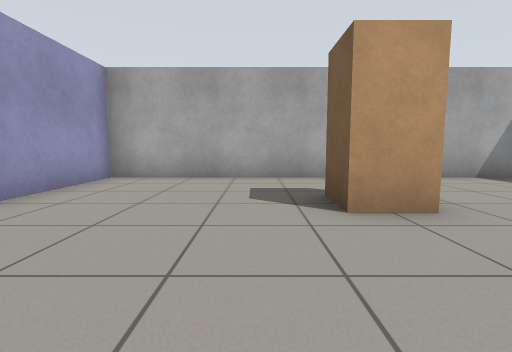
view 1 (above)

12 first-person views from a walk through a Gazebo world. The camera is 0.72 m above the floor, tilts 6° down and sees 85° across. The floor is counted in squares, 1 m on a side. Each view is taken from the middle of a square. On the plan, view 1 faces up. The plan holds only what a view shows up to about 10 squares ahead; the rest is blank.

view 2
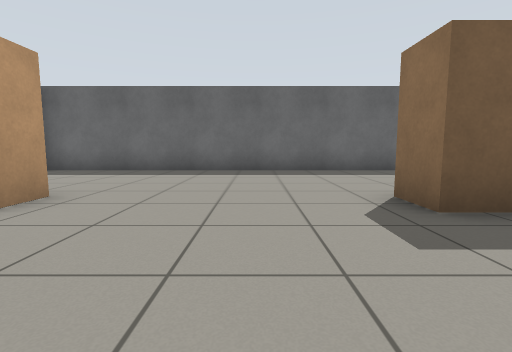

view 3
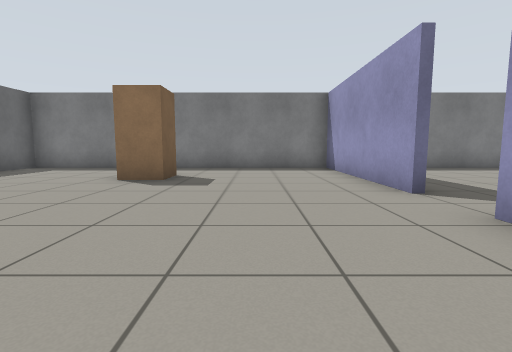

view 4
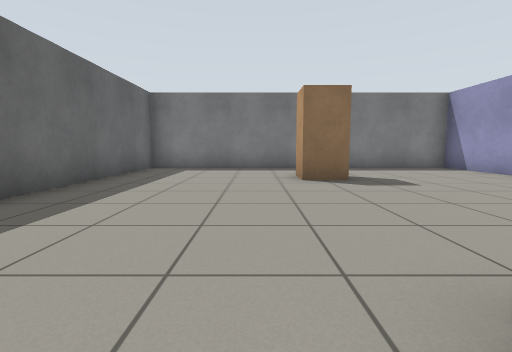

view 5
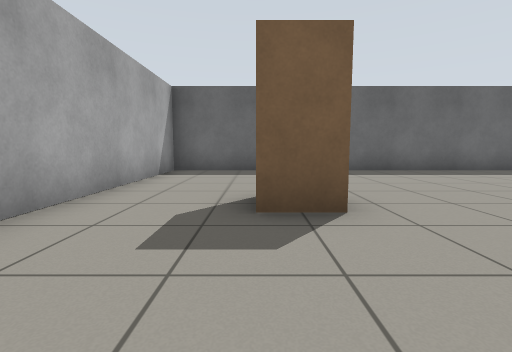

view 6
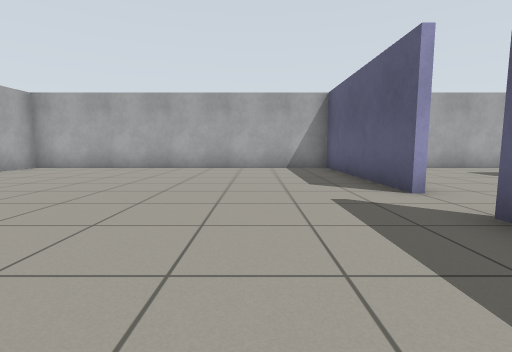

view 7
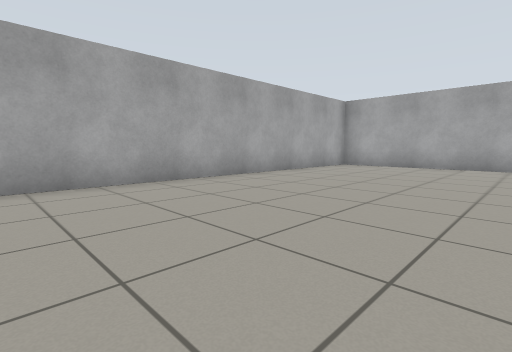

view 8
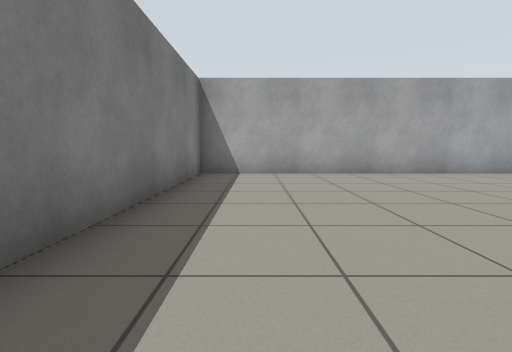

view 9
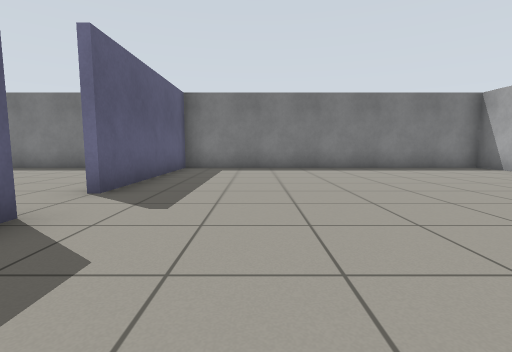

view 10
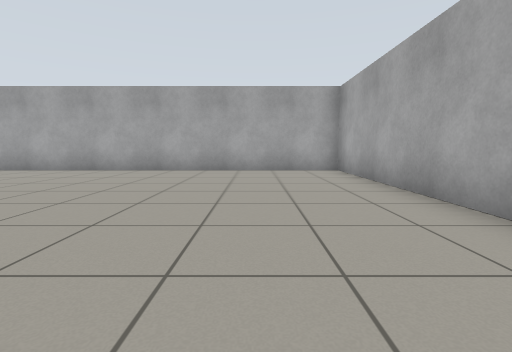

view 11
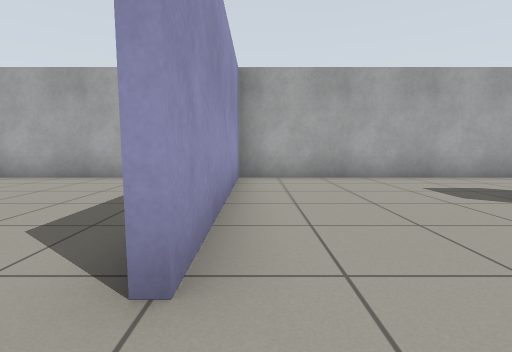

view 12
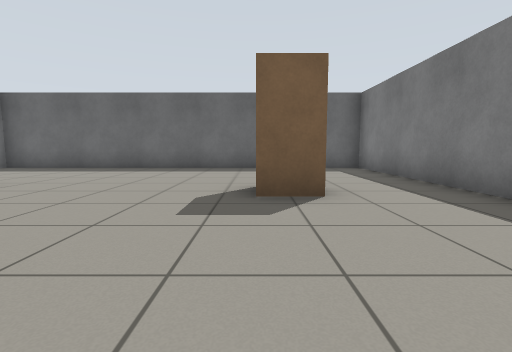

### Floor plan
Points are (right, up) in squares from view 1. A wall is a line through its corners. A room is listed if a view was taken in it or the views show most of it. See-through windows are left out.
Room 1 (views 1, 2, 3, 4, 5, 11, 12)
walls: (-3.4, -0.1) (-3.4, -5.5); (-3.4, 6.5) (-3.4, 1.2); (-4, -5.5) (6.5, -5.5) (6.5, 6.5) (-4, 6.5)
ways out: opening at (-4, 0.5) to room 2
objects: beige box (1, -3) to (2, -2); beige box (1, 3) to (2, 4)
Room 2 (views 6, 7, 8, 9, 10)
walls: (-3.6, 1.1) (-3.6, 6.5); (-4, 6.5) (-13.5, 6.5) (-13.5, -5.5) (-4, -5.5); (-3.6, -5.5) (-3.6, -0.1)
ways out: opening at (-4, 0.5) to room 1

Positions as (right, up) in squares from view 1, and headings:
1: (0, 0), facing up
2: (-2, 0), facing right
3: (-1, 4), facing down
4: (3, 4), facing down
5: (-2, 4), facing right
6: (-6, -3), facing up
7: (-8, -4), facing up-left
8: (-6, -4), facing left
9: (-6, 4), facing down
10: (-5, 4), facing left
11: (-3, 0), facing up
12: (-3, -2), facing right
